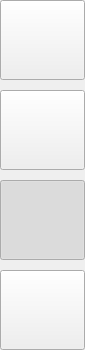
  <widget class="QWidget" name="rightBtnWidget" native="true">
   <property name="geometry">
    <rect>
     <x>1190</x>
     <y>100</y>
     <width>85</width>
     <height>350</height>
    </rect>
   </property>
   <layout class="QVBoxLayout" name="rightBtnlayout">
    <property name="spacing">
     <number>10</number>
    </property>
    <property name="leftMargin">
     <number>0</number>
    </property>
    <property name="topMargin">
     <number>0</number>
    </property>
    <property name="rightMargin">
     <number>0</number>
    </property>
    <property name="bottomMargin">
     <number>0</number>
    </property>
    <item>
     <widget class="QPushButton" name="MonitorBtn">
      <property name="minimumSize">
       <size>
        <width>85</width>
        <height>80</height>
       </size>
      </property>
      <property name="styleSheet">
       <string notr="true">QPushButton {border-image:url(:/icon/vm/dashboard/buttons/newButton/Right/btn_jjjs_n.png)}QPushButton:pressed {border-image:url(:/icon/vm/dashboard/buttons/newButton/Right/btn_jjjs_p.png)}QPushButton:checked {border-image:url(:/icon/vm/dashboard/buttons/newButton/Right/btn_jjjs_s.png)}</string>
      </property>
      <property name="text">
       <string/>
      </property>
      <property name="checkable">
       <bool>false</bool>
      </property>
     </widget>
    </item>
    <item>
     <widget class="QPushButton" name="MessageBtn">
      <property name="minimumSize">
       <size>
        <width>85</width>
        <height>80</height>
       </size>
      </property>
      <property name="styleSheet">
       <string notr="true">QPushButton {border-image:url(:/icon/vm/dashboard/buttons/newButton/Right/btn_xx_n.png)}QPushButton:pressed {border-image:url(:/icon/vm/dashboard/buttons/newButton/Right/btn_xx_p.png)}QPushButton:checked {border-image:url(:/icon/vm/dashboard/buttons/newButton/Right/btn_xx_s.png)}</string>
      </property>
      <property name="text">
       <string/>
      </property>
      <property name="checkable">
       <bool>true</bool>
      </property>
      <property name="autoExclusive">
       <bool>false</bool>
      </property>
     </widget>
    </item>
    <item>
     <widget class="QPushButton" name="MultiBtn">
      <property name="minimumSize">
       <size>
        <width>85</width>
        <height>80</height>
       </size>
      </property>
      <property name="styleSheet">
       <string notr="true">QPushButton {border-image:url(:/icon/vm/dashboard/buttons/newButton/Right/btn_dmxj_n.png)}QPushButton:pressed {border-image:url(:/icon/vm/dashboard/buttons/newButton/Right/btn_dmxj_p.png)}QPushButton:checked {border-image:url(:/icon/vm/dashboard/buttons/newButton/Right/btn_dmxj_s.png)}</string>
      </property>
      <property name="text">
       <string/>
      </property>
      <property name="checkable">
       <bool>true</bool>
      </property>
      <property name="checked">
       <bool>true</bool>
      </property>
      <property name="autoExclusive">
       <bool>true</bool>
      </property>
     </widget>
    </item>
    <item>
     <widget class="QPushButton" name="PinholeBtn">
      <property name="minimumSize">
       <size>
        <width>85</width>
        <height>80</height>
       </size>
      </property>
      <property name="styleSheet">
       <string notr="true">QPushButton {border-image:url(:/icon/vm/dashboard/buttons/newButton/Right/btn_zkxj_n.png)}QPushButton:pressed {border-image:url(:/icon/vm/dashboard/buttons/newButton/Right/btn_zkxj_p.png)}QPushButton:checked {border-image:url(:/icon/vm/dashboard/buttons/newButton/Right/btn_zkxj_s.png)}</string>
      </property>
      <property name="text">
       <string/>
      </property>
      <property name="checkable">
       <bool>true</bool>
      </property>
      <property name="autoExclusive">
       <bool>true</bool>
      </property>
     </widget>
    </item>
   </layout>
  </widget>
